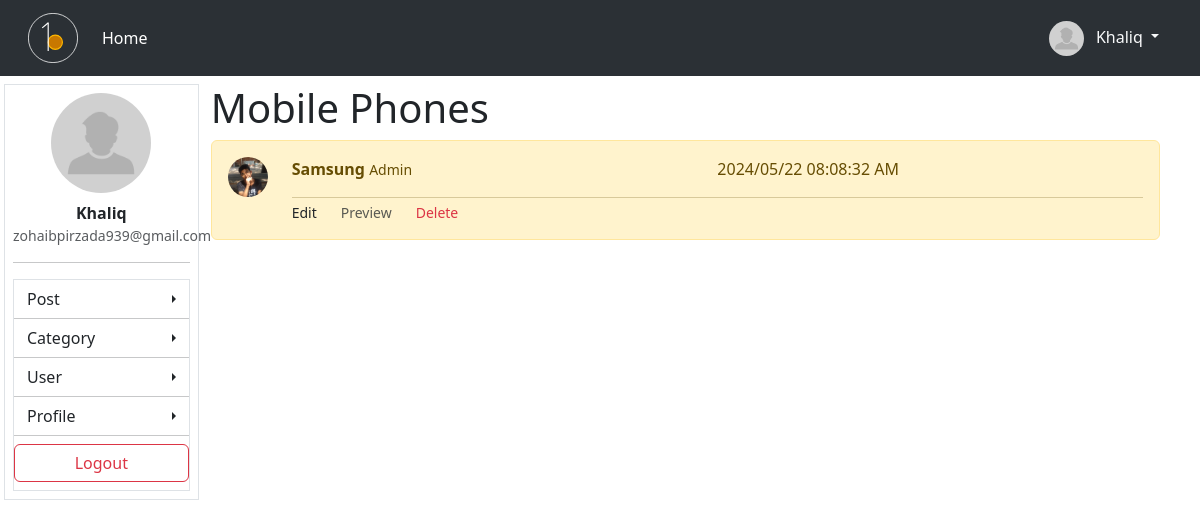
The page /dashboard/category/sets/18 (signed in) on the database its author committed.
### blog/models.py (models this page shows, shortened)
class Profile(models.Model):
    user = models.OneToOneField(User, on_delete=models.CASCADE)
    profile_pic = models.ImageField(upload_to='images', default='image/profile.png')
    staff = models.CharField(max_length=20, choices=STAFF_SELECTOR , default='Pending')

class Category(models.Model):
    user = models.ForeignKey(User, on_delete=models.CASCADE, related_name='cat_user')
    name = models.CharField(max_length=200)
    cat_image = models.ImageField(upload_to='cat/img', blank=True)
    create_date = models.DateTimeField(auto_now_add=True)

class Blog(models.Model):
    user = models.ForeignKey(User, on_delete=models.CASCADE)
    category = models.ForeignKey(Category, on_delete=models.CASCADE)
    title = models.CharField(max_length=200)
    thumbnail_image = models.ImageField(upload_to='blog/img')
    pub_date = models.DateTimeField(auto_now_add=True)
    body = RichTextField()

### dashboard/views.py (the view)
# urls.py: path('category/sets/<int:cat_id>', views.cat_set, name='cat_set'),
def cat_set(request, cat_id):
    cat = Category.objects.get(id=cat_id)
    post_get = Blog.objects.filter(category__id=cat_id)
    return render(request, 'cat_set.html', {'post' : post_get, "cat" : cat})

### dashboard/templates/cat_set.html (shortened to what this page needs)
{% extends 'dashboard/base.html' %}
{% block content %}
<h1>{{cat.name}}</h1>
{% for posts in post %}
<div class="alert alert-warning" role="alert">
    <div class="row">
        <div class="col-auto"><img src="{{posts.user.profile.profile_pic.url}}"
                class="rounded-circle object-fit-cover" style="object-position: 0% 0%;" width="40px" height="40px"
                alt=""></div>
        <div class="col">
            <div class="w-100 d-flex">
                <div class="w-75">
                    <strong>{{posts.title|capfirst}}</strong>
                    <small> {{posts.user.username|capfirst}}</small>
                </div>
                <div class="w-75">
                    <p>{{posts.pub_date|date:'Y/m/d H:i:s A'}} </p>
                </div>
            </div>
            <hr class="m-0">
            <div class="w-100 row">
                <div class="col-auto form-text "><a class="text-dark" style="text-decoration: none;" href="{% url 'edit_post' posts.id %}">Edit</a></div>
                <div class="col-auto form-text">Preview</div>
                <div class="col-auto form-text text-danger"><a class="text-danger" style="text-decoration: none;" href="{% url 'delete_post' posts.id %}">Delete</a></div>
            </div>
        </div>
    </div>
</div>
{% endfor  %}
{% endblock content %}

### blog/templates/base/header.html (shortened to what this page needs)
{% load static %}
<nav class="navbar navbar-expand-lg bg-body-tertiary px-3 mb-2 sticky-top " data-bs-theme="dark">
    <div class="container-fluid">
        <a class="navbar-brand" href="{% url 'index' %}">
        </a>
        <div class="collapse navbar-collapse" id="navbarSupportedContent">
            <ul class="navbar-nav me-auto mb-2 mb-lg-0">
                <li class="nav-item">
                    <a class="nav-link active" aria-current="page" href="{% url 'index' %}">Home</a>
                </li>
            </ul>
            <div class="d-flex gap-2 none">
                {% if user.is_authenticated %}
                <div class="dropdown">
                    <div class="text-light btn dropdown-toggle" type="button" data-bs-toggle="dropdown"
                        aria-expanded="false">
                        <img src="{{request.user.profile.profile_pic.url}} " class="rounded-circle object-fit-cover me-2"
                            width="35px" height="35px{{request.user.username}}" style="object-position: 0% 0%;" alt="">
                        {{user.username|capfirst}}
                    </div>
                </div>
                {% else %}
                <a href="{% url 'login' %}" class="btn py-2 btn-outline-light">Login</a>
                <a href="{% url 'register' %}" class="btn px-3 py-2 btn-secondary">Registration</a>
                {% endif %}
            </div>
        </div>
    </div>
</nav>

### dashboard/templates/dashboard/sidebar.html (shortened to what this page needs)
<div class="w-100 text-center">
    <img src="{{request.user.profile.profile_pic.url}}" width="100px" height="100px"
        class="rounded-circle object-fit-cover" style="object-position: 0% 0%;" alt="">
</div>
<div class="w-100 text-center mt-2 ">
    <strong>{{request.user.username|capfirst}}</strong>
    <p class="form-text m-0">{{request.user.email}}</p>
</div>
<hr>
<div class="w-100 mt-2 ">
    <div class="list-group rounded rounded-0 border ">
        <div class="btn-group dropend">
            <div class="d-flex align-items-center justify-content-between btn dropdown-toggle rounded rounded-0"
                data-bs-toggle="dropdown" aria-expanded="false">
                Post
            </div>
        </div>
        <hr class="m-0">
        <div class="btn-group dropend">
            <div class="d-flex align-items-center justify-content-between btn dropdown-toggle rounded rounded-0"
                data-bs-toggle="dropdown" aria-expanded="false">
                Category
            </div>
        </div>
        <hr class="m-0">
        <div class="btn-group dropend">
            <div class="d-flex align-items-center justify-content-between btn dropdown-toggle rounded rounded-0"
                data-bs-toggle="dropdown" aria-expanded="false">
                User
            </div>
        </div>
        <hr class="m-0">
        <div class="btn-group dropend">
            <div class="d-flex align-items-center justify-content-between btn dropdown-toggle rounded rounded-0"
                data-bs-toggle="dropdown" aria-expanded="false">
                Profile
            </div>
        </div>
        <hr class="m-0">
        <div class="py-2 rounded rounded-0">
            <a class="btn w-100 btn-outline-danger" href="{% url 'logout' %}">Logout</a>
        </div>
    </div>
</div>

### rows shown on the page
Category: name "Mobile Phones"
Blog: user.profile.profile_pic (picture), title "Samsung", user.username "Admin", pub_date "2024/05/22 08:08:32 AM"

### other values the page prints
{{ user.username|capfirst }} "Khaliq"
{{ request.user.username|capfirst }} "Khaliq"
{{ request.user.email }} "zohaibpirzada939@gmail.com"
